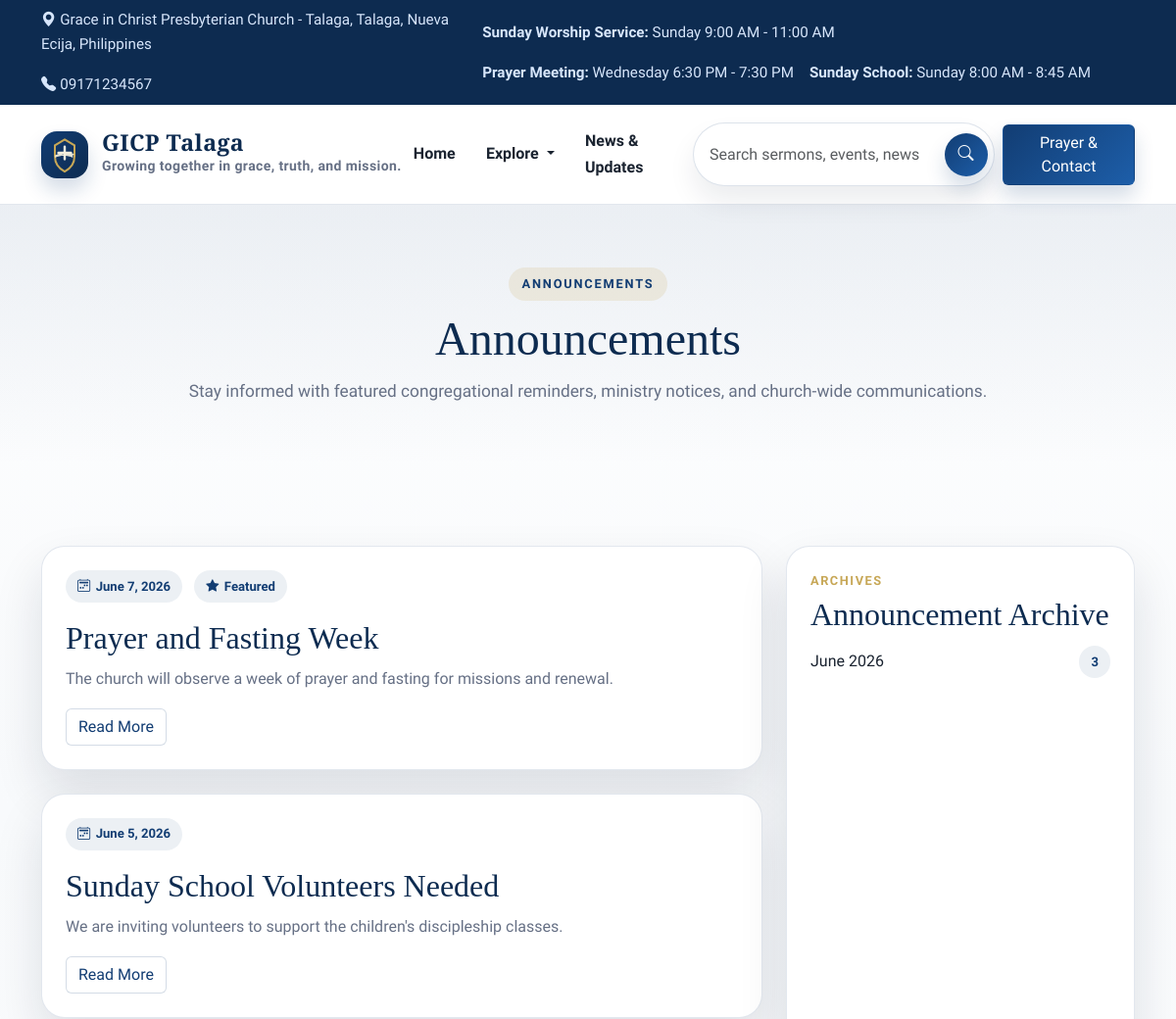
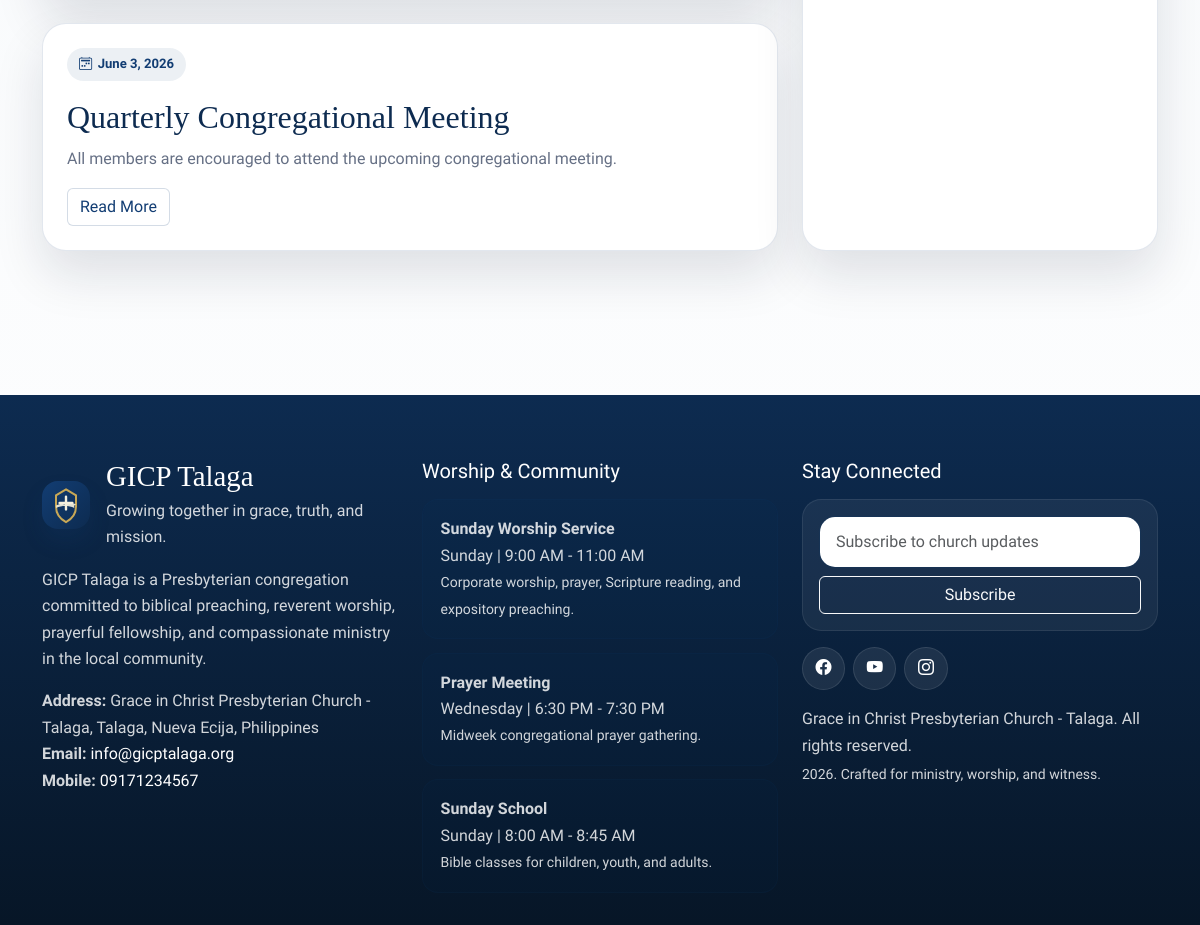
The app's page /index.php/site/announcements with its own data (2 pictures, top to bottom).
### tables this page shows
CREATE TABLE `church_profile` (
  `id` INT UNSIGNED NOT NULL AUTO_INCREMENT,
  `church_name` VARCHAR(255) NOT NULL,
  `short_name` VARCHAR(120) NOT NULL,
  `tagline` VARCHAR(255) NULL,
  `logo` VARCHAR(255) NULL,
  `hero_image` VARCHAR(255) NULL,
  `welcome_message` LONGTEXT NULL,
  `brief_intro` LONGTEXT NULL,
  `history` LONGTEXT NULL,
  `mission` LONGTEXT NULL,
  `vision` LONGTEXT NULL,
  `core_values` LONGTEXT NULL,
  `statement_of_faith` LONGTEXT NULL,
  `address` VARCHAR(255) NULL,
  `email` VARCHAR(150) NULL,
  `mobile_number` VARCHAR(50) NULL,
  `landline` VARCHAR(50) NULL,
  `google_map_embed` LONGTEXT NULL,
  `facebook_url` VARCHAR(255) NULL,
  `youtube_url` VARCHAR(255) NULL,
  `instagram_url` VARCHAR(255) NULL,
  `prayer_cta_text` VARCHAR(255) NULL,
  `created_at` DATETIME NOT NULL,
  `updated_at` DATETIME NOT NULL,
  PRIMARY KEY (`id`)
);

CREATE TABLE `service_schedules` (
  `id` INT UNSIGNED NOT NULL AUTO_INCREMENT,
  `title` VARCHAR(150) NOT NULL,
  `day_name` VARCHAR(50) NOT NULL,
  `time_range` VARCHAR(80) NOT NULL,
  `description` VARCHAR(255) NULL,
  `display_order` INT NOT NULL DEFAULT 0,
  `is_visible` TINYINT(1) NOT NULL DEFAULT 1,
  `created_at` DATETIME NOT NULL,
  `updated_at` DATETIME NOT NULL,
  PRIMARY KEY (`id`)
);

CREATE TABLE `menu_items` (
  `id` INT UNSIGNED NOT NULL AUTO_INCREMENT,
  `label` VARCHAR(100) NOT NULL,
  `url` VARCHAR(255) NOT NULL,
  `icon` VARCHAR(80) NULL,
  `target` VARCHAR(20) NOT NULL DEFAULT '_self',
  `parent_id` INT UNSIGNED NULL,
  `sort_order` INT NOT NULL DEFAULT 0,
  `is_visible` TINYINT(1) NOT NULL DEFAULT 1,
  `created_at` DATETIME NOT NULL,
  `updated_at` DATETIME NOT NULL,
  PRIMARY KEY (`id`),
  CONSTRAINT `fk_menu_items_parent` FOREIGN KEY (`parent_id`) REFERENCES `menu_items`(`id`) ON DELETE SET NULL ON UPDATE CASCADE
);

CREATE TABLE `announcements` (
  `id` INT UNSIGNED NOT NULL AUTO_INCREMENT,
  `title` VARCHAR(255) NOT NULL,
  `slug` VARCHAR(200) NOT NULL,
  `summary` LONGTEXT NULL,
  `content` LONGTEXT NULL,
  `image` VARCHAR(255) NULL,
  `publish_date` DATE NOT NULL,
  `is_featured` TINYINT(1) NOT NULL DEFAULT 0,
  `status` ENUM('draft', 'published', 'archived') NOT NULL DEFAULT 'published',
  `created_at` DATETIME NOT NULL,
  `updated_at` DATETIME NOT NULL,
  PRIMARY KEY (`id`),
  UNIQUE KEY `uk_announcements_slug` (`slug`)
);

### application/core/MY_Controller.php (called while the page is built, shortened)
<?php
class Site_Controller extends CI_Controller
{
	public $church_profile_model;
	public $daily_verse_model;
	public $service_schedule_model;
	public $setting_model;
	public $menu_model;
	protected $site_data = array();
	public function __construct()
	{
		$this->load->model(array(
			'church_profile_model',
			'daily_verse_model',
			'announcement_model',
			'event_model',
			'news_update_model',
			'ministry_model',
			'pastor_model',
			'sermon_model',
			'gallery_model',
			'visitor_log_model',
			'service_schedule_model'
		));
		$this->site_data = array(
			'settings' => $this->setting_model->get_keyed_settings(),
			'church_profile' => $this->church_profile_model->get_primary_profile(),
			'menu_items' => $this->menu_model->get_visible_menu(),
			'daily_verse' => $this->daily_verse_model->get_current_verse(),
			'service_schedules' => $this->service_schedule_model->get_public_schedules(),
		);
	}
	protected function render($view, $data = array())
	{
		$data = array_merge($this->site_data, $data);
		$this->load->view('site/layout/header', $data);
		$this->load->view($view, $data);
		$this->load->view('site/layout/footer', $data);
	}
}

### application/controllers/Site.php (called while the page is built, shortened)
<?php
class Site extends Site_Controller
{
	public function __construct()
	{
		parent::__construct();
	}
	public function announcements()
	{
		$announcements = $this->announcement_model->get_published();
		$archives = array();
		foreach ($announcements as $announcement)
		{
			$key = date('F Y', strtotime($announcement->publish_date));
			$archives[$key] = isset($archives[$key]) ? $archives[$key] + 1 : 1;
		}
		$this->render('site/announcements', array(
			'page_title' => 'Announcements',
			'announcements' => $announcements,
			'archives' => $archives,
		));
	}
}

### index.php (called while the page is built, shortened)
<?php
require_once BASEPATH.'core/CodeIgniter.php';

### application/helpers/app_helper.php (called while the page is built, shortened)
<?php
if (!function_exists('setting_value'))
{
	function setting_value($settings, $key, $default = '')
	{
		return isset($settings[$key]) && $settings[$key] !== '' ? $settings[$key] : $default;
	}
}
if (!function_exists('is_active_menu'))
{
	function is_active_menu($uri)
	{
		$ci = get_instance();
		$current = trim($ci->uri->uri_string(), '/');
		return $current === trim($uri, '/') ? 'active' : '';
	}
}
if (!function_exists('asset_url'))
{
	function asset_url($path)
	{
		return base_url('assets/'.ltrim($path, '/'));
	}
}
if (!function_exists('media_url'))
{
	function media_url($path, $fallback = 'images/placeholders/default.svg')
	{
		return base_url(ltrim($path, '/'));
	}
}
if (!function_exists('formatted_date'))
{
	function formatted_date($date, $format = 'F j, Y')
	{
		return date($format, strtotime($date));
	}
}
if (!function_exists('excerpt'))
{
	function excerpt($value, $limit = 150)
	{
		return character_limiter(strip_tags((string) $value), $limit);
	}
}

### application/models/Church_profile_model.php (called while the page is built, shortened)
<?php
class Church_profile_model extends MY_Model
{
	protected $table = 'church_profile';
	public function get_primary_profile()
	{
		$profile = $this->db->limit(1)->get($this->table)->row();
		if ($profile)
		{
			return $profile;
		}
		return (object) array(
			'church_name' => 'Grace in Christ Presbyterian Church - Talaga',
			'short_name' => 'GICP Talaga',
			'tagline' => '',
			'logo' => 'assets/images/logo.svg',
			'hero_image' => 'assets/images/hero-pattern.svg',
			'welcome_message' => '',
			'brief_intro' => '',
			'history' => '',
			'mission' => '',
			'vision' => '',
			'core_values' => '',
			'statement_of_faith' => '',
			'address' => '',
			'email' => '',
			'mobile_number' => '',
			'landline' => '',
			'google_map_embed' => '',
			'facebook_url' => '',
			'youtube_url' => '',
			'instagram_url' => '',
			'prayer_cta_text' => '',
		);
	}
}

### application/core/MY_Model.php (called while the page is built, shortened)
<?php
class MY_Model extends CI_Model
{
	protected $table = '';
	protected $order_by = 'id DESC';
	public function get_all($limit = NULL, $offset = 0)
	{
		if ($this->order_by)
		{
			$this->db->order_by($this->order_by);
		}
		return $this->db->get($this->table)->result();
	}
	public function get_by($where, $single = FALSE)
	{
		$query = $this->db->get_where($this->table, $where);
		return $single ? $query->row() : $query->result();
	}
	public function insert($data)
	{
		$this->db->insert($this->table, $data);
		return (int) $this->db->insert_id();
	}
}

### application/models/Service_schedule_model.php (called while the page is built, shortened)
<?php
class Service_schedule_model extends MY_Model
{
	public function get_public_schedules()
	{
		return $this->get_by(array('is_visible' => 1));
	}
}

### application/models/Menu_model.php (called while the page is built, shortened)
<?php
class Menu_model extends MY_Model
{
	public function get_visible_menu()
	{
		return $this->get_by(array('is_visible' => 1));
	}
}

### application/models/Announcement_model.php (called while the page is built, shortened)
<?php
class Announcement_model extends MY_Model
{
	protected $table = 'announcements';
	public function get_published($search = '', $limit = NULL)
	{
		$this->db->from($this->table);
		$this->db->where('status', 'published');
		$this->db->order_by('publish_date', 'DESC');
		return $this->db->get()->result();
	}
}

### application/views/site/announcements.php (the view, shortened to what this page needs)
<section class="section-spacing">
	<div class="container">
		<div class="row g-4">
			<div class="col-lg-8">
				<div class="row g-4">
					<?php foreach ($announcements as $announcement): ?>
						<div class="col-12">
							<div class="content-card h-100">
								<div class="detail-meta">
									<span class="content-badge"><i class="bi bi-calendar2-week"></i><?php echo formatted_date($announcement->publish_date); ?></span>
									<?php if ((int) $announcement->is_featured === 1): ?><span class="content-badge"><i class="bi bi-star-fill"></i>Featured</span><?php endif; ?>
								</div>
								<h2 class="card-title"><?php echo html_escape($announcement->title); ?></h2>
								<p class="card-text"><?php echo excerpt($announcement->summary, 180); ?></p>
								<a class="btn btn-outline-church" href="<?php echo site_url('announcements/'.$announcement->slug); ?>">Read More</a>
							</div>
						</div>
					<?php endforeach; ?>
				</div>
			</div>
			<div class="col-lg-4">
				<div class="content-card h-100">
					<div class="card-overline">Archives</div>
					<h2 class="card-title">Announcement Archive</h2>
					<ul class="archive-list mt-3">
						<?php foreach ($archives as $label => $count): ?>
							<li class="d-flex justify-content-between align-items-center"><span><?php echo html_escape($label); ?></span><span class="content-badge"><?php echo html_escape($count); ?></span></li>
						<?php endforeach; ?>
					</ul>
				</div>
			</div>
		</div>
	</div>
</section>

### application/views/site/layout/header.php (shortened to what this page needs)
<!doctype html>
<html lang="en">
<head>
	<link href="https://cdn.jsdelivr.net/npm/bootstrap@5.3.3/dist/css/bootstrap.min.css" rel="stylesheet">
	<link href="https://cdn.jsdelivr.net/npm/bootstrap-icons@1.11.3/font/bootstrap-icons.css" rel="stylesheet">
	<link rel="stylesheet" href="<?php echo asset_url('css/site.css'); ?>">
</head>
<body>
<div class="site-topbar py-2">
	<div class="container d-flex flex-column flex-lg-row justify-content-between gap-2 align-items-lg-center">
		<div class="d-flex flex-wrap gap-3">
			<span><i class="bi bi-geo-alt-fill me-1"></i><?php echo html_escape($church_profile->address); ?></span>
			<span><i class="bi bi-telephone-fill me-1"></i><?php echo html_escape($church_profile->mobile_number); ?></span>
		</div>
		<div class="d-flex flex-wrap gap-3 align-items-center">
			<?php foreach ($service_schedules as $schedule): ?>
				<span><strong><?php echo html_escape($schedule->title); ?>:</strong> <?php echo html_escape($schedule->day_name.' '.$schedule->time_range); ?></span>
			<?php endforeach; ?>
		</div>
	</div>
</div>
<nav class="navbar navbar-expand-xl sticky-top">
	<div class="container">
		<?php
		$dropdown_urls = array('about-us', 'pastors', 'ministries', 'sermons', 'events', 'gallery', 'contact');
		$dropdown_items = array();
		$dropdown_active = FALSE;
		foreach ($menu_items as $menu_item)
		{
			if (in_array(trim($menu_item->url, '/'), $dropdown_urls, TRUE))
			{
				$dropdown_items[] = $menu_item;
			}
		}
		?>
		<a class="navbar-brand" href="<?php echo base_url(); ?>">
			<img class="brand-mark" src="<?php echo media_url($church_profile->logo, 'images/logo.svg'); ?>" alt="<?php echo html_escape($church_profile->short_name); ?> logo">
			<span>
				<span class="brand-title d-block"><?php echo html_escape($church_profile->short_name); ?></span>
				<span class="brand-subtitle d-block"><?php echo html_escape($church_profile->tagline); ?></span>
			</span>
		</a>
		<div class="collapse navbar-collapse" id="siteNav">
			<ul class="navbar-nav ms-auto align-items-xl-center gap-xl-1 mb-3 mb-xl-0">
				<?php $dropdown_rendered = FALSE; ?>
				<?php foreach ($menu_items as $menu_item): ?>
					<?php if (in_array(trim($menu_item->url, '/'), $dropdown_urls, TRUE)): ?>
						<?php if (!$dropdown_rendered && !empty($dropdown_items)): ?>
							<li class="nav-item dropdown">
								<a class="nav-link dropdown-toggle <?php echo $dropdown_active ? 'active' : ''; ?>" href="#" id="headerExploreDropdown" role="button" data-bs-toggle="dropdown" aria-expanded="false">
									Explore
								</a>
							</li>
							<?php $dropdown_rendered = TRUE; ?>
						<?php endif; ?>
						<?php continue; ?>
					<?php endif; ?>
					<li class="nav-item">
						<a class="nav-link <?php echo is_active_menu($menu_item->url); ?>" target="<?php echo html_escape($menu_item->target); ?>" href="<?php echo base_url(ltrim($menu_item->url, '/')); ?>"><?php echo html_escape($menu_item->label); ?></a>
					</li>
				<?php endforeach; ?>
			</ul>
			<div class="nav-actions d-flex flex-column flex-xl-row gap-2 align-items-xl-center ms-xl-3">
				<form class="search-form navbar-search" action="<?php echo site_url('search'); ?>" method="get" role="search">
					<div class="search-shell">
						<input id="navSearch" class="form-control" type="search" name="q" placeholder="Search sermons, events, news" aria-label="Search website">
						<button class="search-submit" type="submit" aria-label="Submit search">
							<i class="bi bi-search"></i>
						</button>
					</div>
				</form>
				<a class="btn btn-church" href="<?php echo site_url('contact'); ?>">Prayer & Contact</a>
			</div>
		</div>
	</div>
</nav>
<main id="main-content">

### application/views/site/layout/footer.php (shortened to what this page needs)
</main>
<footer class="site-footer">
	<div class="container">
		<div class="row g-4 align-items-start">
			<div class="col-lg-4">
				<div class="d-flex align-items-center gap-3 mb-3">
					<img class="brand-mark" src="<?php echo media_url($church_profile->logo, 'images/logo.svg'); ?>" alt="<?php echo html_escape($church_profile->short_name); ?> logo">
					<div>
						<h2 class="footer-title mb-1"><?php echo html_escape($church_profile->short_name); ?></h2>
						<p class="mb-0"><?php echo html_escape($church_profile->tagline); ?></p>
					</div>
				</div>
				<p><?php echo html_escape($church_profile->brief_intro); ?></p>
				<p class="mb-0"><strong>Address:</strong> <?php echo html_escape($church_profile->address); ?></p>
				<p class="mb-0"><strong>Email:</strong> <a href="mailto:<?php echo html_escape($church_profile->email); ?>"><?php echo html_escape($church_profile->email); ?></a></p>
				<p><strong>Mobile:</strong> <a href="tel:<?php echo html_escape($church_profile->mobile_number); ?>"><?php echo html_escape($church_profile->mobile_number); ?></a></p>
			</div>
			<div class="col-lg-4">
				<h3 class="h5 text-white mb-3">Worship & Community</h3>
				<ul class="schedule-list">
					<?php foreach ($service_schedules as $schedule): ?>
						<li>
							<strong><?php echo html_escape($schedule->title); ?></strong><br>
							<span><?php echo html_escape($schedule->day_name.' | '.$schedule->time_range); ?></span><br>
							<small><?php echo html_escape($schedule->description); ?></small>
						</li>
					<?php endforeach; ?>
				</ul>
			</div>
			<div class="col-lg-4">
				<h3 class="h5 text-white mb-3">Stay Connected</h3>
				<div class="footer-newsletter mb-3">
					<form action="<?php echo site_url('newsletter-subscribe'); ?>" method="post" class="row g-2">
						<div class="col-12">
							<input id="footerEmail" class="form-control" type="email" name="email" placeholder="Subscribe to church updates" required>
						</div>
						<div class="col-12">
							<button class="btn btn-outline-light w-100" type="submit">Subscribe</button>
						</div>
					</form>
				</div>
				<div class="d-flex flex-wrap gap-2 mb-3">
					<?php if (!empty($church_profile->facebook_url)): ?><a class="social-chip" href="<?php echo html_escape($church_profile->facebook_url); ?>" target="_blank" rel="noreferrer" aria-label="Facebook"><i class="bi bi-facebook"></i></a><?php endif; ?>
					<?php if (!empty($church_profile->youtube_url)): ?><a class="social-chip" href="<?php echo html_escape($church_profile->youtube_url); ?>" target="_blank" rel="noreferrer" aria-label="YouTube"><i class="bi bi-youtube"></i></a><?php endif; ?>
					<?php if (!empty($church_profile->instagram_url)): ?><a class="social-chip" href="<?php echo html_escape($church_profile->instagram_url); ?>" target="_blank" rel="noreferrer" aria-label="Instagram"><i class="bi bi-instagram"></i></a><?php endif; ?>
				</div>
				<p class="mb-1"><?php echo html_escape(setting_value($settings, 'footer_text', 'Grace in Christ Presbyterian Church - Talaga.')); ?></p>
				<p class="mb-0 small"><?php echo date('Y'); ?>. Crafted for ministry, worship, and witness.</p>
			</div>
		</div>
	</div>
</footer>
</body>
</html>

### records on screen
church_profile: address "Grace in Christ Presbyterian Church - Talaga, Talaga, Nueva Ecija, Philippines", mobile_number "09171234567", logo (picture), short_name "GICP Talaga", tagline "Growing together in grace, truth, and mission.", brief_intro "GICP Talaga is a Presbyterian congregation committed to biblical preaching, reverent worship, prayerful fellowship, and compassionate ministry in the local community.", email "info@gicptalaga.org"
service_schedules: title "Sunday Worship Service", day_name+time_range "Sunday 9:00 AM - 11:00 AM", day_name+time_range "Sunday | 9:00 AM - 11:00 AM", description "Corporate worship, prayer, Scripture reading, and expository preaching."
service_schedules: title "Prayer Meeting", day_name+time_range "Wednesday 6:30 PM - 7:30 PM", day_name+time_range "Wednesday | 6:30 PM - 7:30 PM", description "Midweek congregational prayer gathering."
service_schedules: title "Sunday School", day_name+time_range "Sunday 8:00 AM - 8:45 AM", day_name+time_range "Sunday | 8:00 AM - 8:45 AM", description "Bible classes for children, youth, and adults."
menu_items: label "Home"
menu_items: label "News & Updates"
announcements: publish_date "June 7, 2026", is_featured 1 (drawn), title "Prayer and Fasting Week", summary "The church will observe a week of prayer and fasting for missions and renewal."
announcements: publish_date "June 5, 2026", title "Sunday School Volunteers Needed", summary "We are inviting volunteers to support the children's discipleship classes."
announcements: publish_date "June 3, 2026", title "Quarterly Congregational Meeting", summary "All members are encouraged to attend the upcoming congregational meeting."

### other values on screen
$eyebrow "ANNOUNCEMENTS"
$title "Announcements"
$lead "Stay informed with featured congregational reminders, ministry notices, and church-wide communications."
$label "June 2026"
$count "3"
